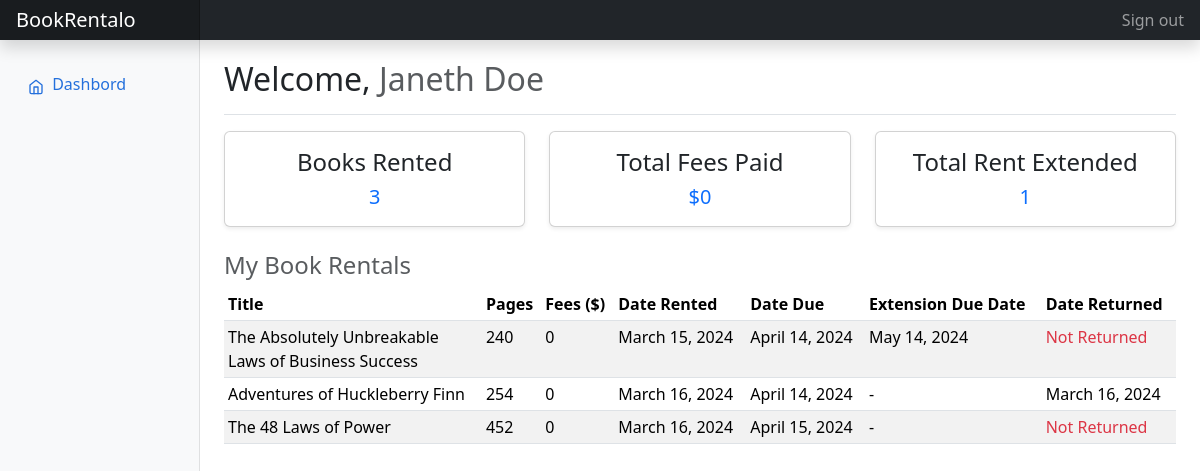
Before: /user/dashboard/ (signed in) with the older database file.
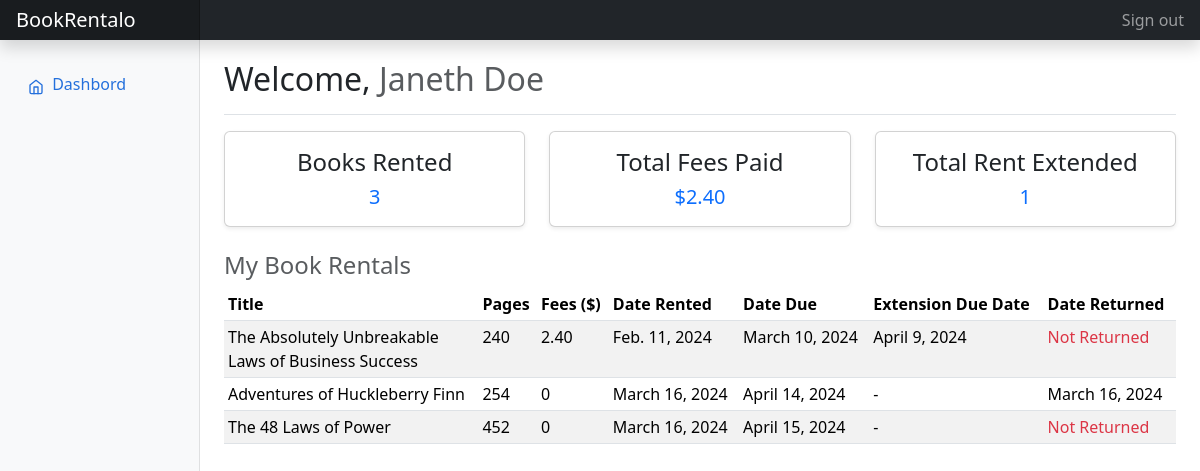
After: the same page with the newer database file.
### apps/users/models.py (models this page shows, shortened)
class User(TimeStampMixin, AbstractUser):
    email           = models.EmailField(unique=True)
    username        = None  # set username field to None since we are using email as primary auth
    first_name      = models.CharField(_('First Name'), max_length=150, null=True, blank=True)
    last_name       = models.CharField(_('Last Name'), max_length=150, null=True, blank=True)
    id            = models.UUIDField(_("ID"), primary_key=True, default=uuid.uuid4, editable=False)
    is_verified = models.BooleanField(default=False)
    USERNAME_FIELD = 'email'
    REQUIRED_FIELDS = []
    objects = CustomUserManager()
    class Meta:
        ordering = ('date_joined',)
    def get_full_name(self):
        return f"{self.first_name} {self.last_name}" if self.first_name and self.last_name else self.email

### apps/core/models.py (models this page shows, shortened)
class Rental(models.Model):
    user = models.ForeignKey(User, on_delete=models.CASCADE, related_name='user_rentals')
    book = models.ForeignKey(Book, on_delete=models.CASCADE)
    start_date = models.DateField(blank=True, null=True)
    end_date = models.DateField(blank=True, null=True)
    book_return_date = models.DateField(null=True, blank=True)
    is_book_returned = models.BooleanField(default=False)
    is_extended = models.BooleanField(default=False)
    extension_count = models.IntegerField(default=0, editable=False)
    extension_duration_in_months = models.IntegerField(default=0)
    extention_end_date = models.DateField(null=True, blank=True)
    @property
    def calculate_rental_fee(self):
        days_rented = (datetime.datetime.now().date() - self.start_date).days
        if days_rented <= 30:
            return Decimal(0)
        else:
            months_rented = math.ceil((days_rented - 30) / 30)
            fee = self.book.number_of_pages / 100
            amount_due = Decimal(fee) * Decimal(months_rented)
            return round(amount_due, 2) # round up to 2 decimals

class Book(TimeStampMixin):
    title = models.CharField(max_length=255)
    author = models.CharField(max_length=125)
    number_of_pages = models.IntegerField()

### apps/core/views.py (the view)
# urls.py: path("user/dashboard/", user_dashboard, name="user-dashboard"),
@login_required(login_url="/auth/login/")
def user_dashboard(request):
    try:
        user_book_rentals = Rental.objects.filter(user=request.user)
        total_books_rented = user_book_rentals.count()
        total_fees_paid = sum(
            rental.calculate_rental_fee for rental in user_book_rentals
        )
        total_rents_extended = user_book_rentals.filter(
            is_extended=True
        ).count()
    except Exception as e:
        logger.info(str(e))
        messages.error(
            request,
            "We encountered an error. Please reload after few minutes.",
        )
        total_books_rented = 0
        total_fees_paid = 0
        total_rents_extended = 0
    context = {
        "rentals": user_book_rentals,
        "total_books_rented": total_books_rented,
        "total_fees_paid": total_fees_paid,
        "total_rents_extended": total_rents_extended,
    }
    return render(request, "core/dashboard.html", context)

### templates/core/dashboard.html (shortened to what this page needs)
{% extends 'dashboard_base.html' %}
{% load static %}
{% load bootstrap5 %}
{% block content %}
<main class="col-md-9 ms-sm-auto col-lg-10 px-md-4">
    <div class="d-flex justify-content-between flex-wrap flex-md-nowrap align-items-center pt-3 pb-2 mb-3 border-bottom">
      <h1 class="h2">Welcome, <span class="text-muted">{{ request.user.get_full_name }}</span></h1>
    </div>
    <div class="row">
      <div class="col-md-4">
        <div class="card shadow-sm mb-2">
          <div class="card-body text-center">
            <h4> Books Rented </h4>
            <span class="text-primary h5 text-center">
              {{ total_books_rented }}
            </span>
          </div>
        </div>
      </div>
      <div class="col-md-4">
        <div class="card shadow-sm mb-2">
          <div class="card-body text-center">
            <h4> Total Fees Paid </h4>
            <span class="text-primary h5 text-center">
              ${{ total_fees_paid }}
            </span>
          </div>
        </div>
      </div>
      <div class="col-md-4">
        <div class="card shadow-sm mb-2">
          <div class="card-body text-center">
            <h4> Total Rent Extended </h4>
            <span class="text-primary h5 text-center">
              {{ total_rents_extended }}
            </span>
          </div>
        </div>
      </div>
    </div>
    <h4 class="text-muted mt-3">My Book Rentals</h4>
    <div class="table-responsive">
      <table class="table table-striped table-sm">
        <thead>
          <tr>
            <th scope="col">Title</th>
            <th scope="col">Pages</th>
            <th scope="col">Fees ($)</th>
            <th scope="col">Date Rented</th>
            <th scope="col">Date Due</th>
            <th scope="col">Extension Due Date</th>
            <th scope="col">Date Returned</th>
          </tr>
        </thead>
        <tbody>
          {% for rent in rentals %}
          <tr>
            <td style="max-width: 15rem;">{{ rent.book.title }}</td>
            <td>{{ rent.book.number_of_pages }}</td>
            <td class="mx-auto">{{ rent.calculate_rental_fee }}</td>
            <td>{{ rent.start_date }}</td>
            <td>{{ rent.end_date }}</td>
            <td>{% if not rent.extention_end_date %} - {% else %} {{ rent.extention_end_date}}{% endif %}</td>
            <td>{% if not rent.book_return_date %} <span class="text-danger">Not Returned</span> {% else %} {{ rent.book_return_date }} {% endif %}</td>
          </tr>
          {% empty %}
          <tr>
          No rents yet.
          </tr>
          {% endfor %}
        </tbody>
      </table>
    </div>
  </main>
{% endblock %}

### templates/dashboard_base.html (shortened to what this page needs)
{% load static %}
<!doctype html>
<html lang="en">
  <head>
    <link href="{% static 'css/main.css' %}" rel="stylesheet">
    {% load bootstrap5 %}
    {% bootstrap_css %}
  <link rel="stylesheet" href="https://cdn.jsdelivr.net/npm/pace-js@latest/pace-theme-default.min.css">
  </head>
  <body>
<header class="navbar navbar-dark sticky-top bg-dark flex-md-nowrap p-0 shadow">
  <a class="navbar-brand col-md-3 col-lg-2 me-0 px-3" href="#">BookRentalo</a>
  <div class="navbar-nav">
    <div class="nav-item text-nowrap">
      {% if request.user.is_authenticated %}
      <a class="nav-link px-3" href="{% url 'users:logout' %}">Sign out</a>
      {% endif %}
    </div>
  </div>
</header>
<div class="container-fluid">
  <div class="row">
    <nav id="sidebarMenu" class="col-md-3 col-lg-2 d-md-block bg-light sidebar collapse">
      <div class="position-sticky pt-3">
        <ul class="nav flex-column">
          {% if request.user.is_staff %}
          <li class="nav-item">
            <a class="nav-link active" aria-current="page" href="/admin/dashboard/">
              <span data-feather="home"></span>
              Rentals
            </a>
          </li>
          <li class="nav-item">
            <a class="nav-link" href="{% url 'core:all-rental-users' %}">
              <span data-feather="shopping-cart"></span>
              All User Rentals
            </a>
          </li>
          {% else %}
          <li class="nav-item">
            <a class="nav-link active" aria-current="page" href="/user/dashboard/">
              <span data-feather="home"></span>
              Dashbord
            </a>
          </li>
          {% endif %}
        </ul>
      </div>
    </nav>
    {% block content %}
    {% endblock %}
  </div>
</div>
  </body>
</html>

### static/css/main.css (style rules this page uses)
body { background-image: none; }
.feather { width: 16px; height: 16px; vertical-align: text-bottom; }
.sidebar { position: fixed; top: 0; bottom: 0; left: 0; z-index: 100; padding: 48px 0 0; box-shadow: inset -1px 0 0 rgba(0, 0, 0, .1); }
.sidebar .nav-link { font-weight: 500; color: #333; }
.sidebar .nav-link .feather { margin-right: 4px; color: #727272; }
.sidebar .nav-link.active { color: #2470dc; }
.sidebar .nav-link:hover .feather, .sidebar .nav-link.active .feather { color: inherit; }
.navbar-brand { padding-top: .75rem; padding-bottom: .75rem; font-size: 1rem; background-color: rgba(0, 0, 0, .25); box-shadow: inset -1px 0 0 rgba(0, 0, 0, .25); }

Changed rows visible on the page:
changed Rental "The Absolutely Unbreakable Laws of Business Success": calculate_rental_fee "0" → "2.40"; start_date "March 15, 2024" → "Feb. 11, 2024"; end_date "April 14, 2024" → "March 10, 2024"; extention_end_date "May 14, 2024" → "April 9, 2024"
Other visible differences:
{{ total_fees_paid }}: "0" → "2.40"
